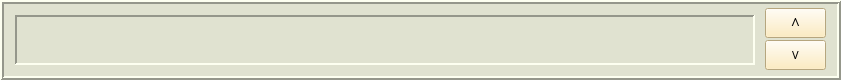
    <widget class="QFrame" name="H_frame1">
     <property name="geometry">
      <rect>
       <x>134</x>
       <y>20</y>
       <width>841</width>
       <height>80</height>
      </rect>
     </property>
     <property name="styleSheet">
      <string notr="true">background-color: rgb(224, 226, 208)</string>
     </property>
     <property name="frameShape">
      <enum>QFrame::Shape::Box</enum>
     </property>
     <property name="frameShadow">
      <enum>QFrame::Shadow::Raised</enum>
     </property>
     <property name="lineWidth">
      <number>2</number>
     </property>
     <widget class="QPushButton" name="H_upArrow">
      <property name="geometry">
       <rect>
        <x>765</x>
        <y>8</y>
        <width>61</width>
        <height>30</height>
       </rect>
      </property>
      <property name="palette">
       <palette>
        <active>
         <colorrole role="WindowText">
          <brush brushstyle="SolidPattern">
           <color alpha="255">
            <red>0</red>
            <green>0</green>
            <blue>0</blue>
           </color>
          </brush>
         </colorrole>
         <colorrole role="Button">
          <brush brushstyle="SolidPattern">
           <color alpha="255">
            <red>255</red>
            <green>233</green>
            <blue>176</blue>
           </color>
          </brush>
         </colorrole>
         <colorrole role="Text">
          <brush brushstyle="SolidPattern">
           <color alpha="255">
            <red>0</red>
            <green>0</green>
            <blue>0</blue>
           </color>
          </brush>
         </colorrole>
         <colorrole role="ButtonText">
          <brush brushstyle="SolidPattern">
           <color alpha="255">
            <red>0</red>
            <green>0</green>
            <blue>0</blue>
           </color>
          </brush>
         </colorrole>
         <colorrole role="Base">
          <brush brushstyle="SolidPattern">
           <color alpha="255">
            <red>255</red>
            <green>233</green>
            <blue>176</blue>
           </color>
          </brush>
         </colorrole>
         <colorrole role="Window">
          <brush brushstyle="SolidPattern">
           <color alpha="255">
            <red>255</red>
            <green>233</green>
            <blue>176</blue>
           </color>
          </brush>
         </colorrole>
         <colorrole role="Highlight">
          <brush brushstyle="SolidPattern">
           <color alpha="255">
            <red>31</red>
            <green>155</green>
            <blue>93</blue>
           </color>
          </brush>
         </colorrole>
         <colorrole role="PlaceholderText">
          <brush brushstyle="SolidPattern">
           <color alpha="128">
            <red>0</red>
            <green>0</green>
            <blue>0</blue>
           </color>
          </brush>
         </colorrole>
        </active>
        <inactive>
         <colorrole role="WindowText">
          <brush brushstyle="SolidPattern">
           <color alpha="255">
            <red>0</red>
            <green>0</green>
            <blue>0</blue>
           </color>
          </brush>
         </colorrole>
         <colorrole role="Button">
          <brush brushstyle="SolidPattern">
           <color alpha="255">
            <red>255</red>
            <green>233</green>
            <blue>176</blue>
           </color>
          </brush>
         </colorrole>
         <colorrole role="Text">
          <brush brushstyle="SolidPattern">
           <color alpha="255">
            <red>0</red>
            <green>0</green>
            <blue>0</blue>
           </color>
          </brush>
         </colorrole>
         <colorrole role="ButtonText">
          <brush brushstyle="SolidPattern">
           <color alpha="255">
            <red>0</red>
            <green>0</green>
            <blue>0</blue>
           </color>
          </brush>
         </colorrole>
         <colorrole role="Base">
          <brush brushstyle="SolidPattern">
           <color alpha="255">
            <red>255</red>
            <green>233</green>
            <blue>176</blue>
           </color>
          </brush>
         </colorrole>
         <colorrole role="Window">
          <brush brushstyle="SolidPattern">
           <color alpha="255">
            <red>255</red>
            <green>233</green>
            <blue>176</blue>
           </color>
          </brush>
         </colorrole>
         <colorrole role="Highlight">
          <brush brushstyle="SolidPattern">
           <color alpha="255">
            <red>31</red>
            <green>155</green>
            <blue>93</blue>
           </color>
          </brush>
         </colorrole>
         <colorrole role="PlaceholderText">
          <brush brushstyle="SolidPattern">
           <color alpha="128">
            <red>0</red>
            <green>0</green>
            <blue>0</blue>
           </color>
          </brush>
         </colorrole>
        </inactive>
        <disabled>
         <colorrole role="WindowText">
          <brush brushstyle="SolidPattern">
           <color alpha="255">
            <red>0</red>
            <green>0</green>
            <blue>0</blue>
           </color>
          </brush>
         </colorrole>
         <colorrole role="Button">
          <brush brushstyle="SolidPattern">
           <color alpha="255">
            <red>255</red>
            <green>233</green>
            <blue>176</blue>
           </color>
          </brush>
         </colorrole>
         <colorrole role="Text">
          <brush brushstyle="SolidPattern">
           <color alpha="255">
            <red>0</red>
            <green>0</green>
            <blue>0</blue>
           </color>
          </brush>
         </colorrole>
         <colorrole role="ButtonText">
          <brush brushstyle="SolidPattern">
           <color alpha="255">
            <red>0</red>
            <green>0</green>
            <blue>0</blue>
           </color>
          </brush>
         </colorrole>
         <colorrole role="Base">
          <brush brushstyle="SolidPattern">
           <color alpha="255">
            <red>255</red>
            <green>233</green>
            <blue>176</blue>
           </color>
          </brush>
         </colorrole>
         <colorrole role="Window">
          <brush brushstyle="SolidPattern">
           <color alpha="255">
            <red>255</red>
            <green>233</green>
            <blue>176</blue>
           </color>
          </brush>
         </colorrole>
         <colorrole role="Highlight">
          <brush brushstyle="SolidPattern">
           <color alpha="255">
            <red>31</red>
            <green>155</green>
            <blue>93</blue>
           </color>
          </brush>
         </colorrole>
         <colorrole role="PlaceholderText">
          <brush brushstyle="SolidPattern">
           <color alpha="128">
            <red>0</red>
            <green>0</green>
            <blue>0</blue>
           </color>
          </brush>
         </colorrole>
        </disabled>
       </palette>
      </property>
      <property name="font">
       <font>
        <family>Times New Roman</family>
        <pointsize>12</pointsize>
        <bold>true</bold>
       </font>
      </property>
      <property name="cursor">
       <cursorShape>PointingHandCursor</cursorShape>
      </property>
      <property name="styleSheet">
       <string notr="true">background-color: rgb(255, 233, 176)</string>
      </property>
      <property name="text">
       <string>^</string>
      </property>
     </widget>
     <widget class="QPushButton" name="H_downArrow">
      <property name="geometry">
       <rect>
        <x>765</x>
        <y>40</y>
        <width>61</width>
        <height>30</height>
       </rect>
      </property>
      <property name="palette">
       <palette>
        <active>
         <colorrole role="WindowText">
          <brush brushstyle="SolidPattern">
           <color alpha="255">
            <red>0</red>
            <green>0</green>
            <blue>0</blue>
           </color>
          </brush>
         </colorrole>
         <colorrole role="Button">
          <brush brushstyle="SolidPattern">
           <color alpha="255">
            <red>255</red>
            <green>233</green>
            <blue>176</blue>
           </color>
          </brush>
         </colorrole>
         <colorrole role="Text">
          <brush brushstyle="SolidPattern">
           <color alpha="255">
            <red>0</red>
            <green>0</green>
            <blue>0</blue>
           </color>
          </brush>
         </colorrole>
         <colorrole role="ButtonText">
          <brush brushstyle="SolidPattern">
           <color alpha="255">
            <red>0</red>
            <green>0</green>
            <blue>0</blue>
           </color>
          </brush>
         </colorrole>
         <colorrole role="Base">
          <brush brushstyle="SolidPattern">
           <color alpha="255">
            <red>255</red>
            <green>233</green>
            <blue>176</blue>
           </color>
          </brush>
         </colorrole>
         <colorrole role="Window">
          <brush brushstyle="SolidPattern">
           <color alpha="255">
            <red>255</red>
            <green>233</green>
            <blue>176</blue>
           </color>
          </brush>
         </colorrole>
         <colorrole role="Highlight">
          <brush brushstyle="SolidPattern">
           <color alpha="255">
            <red>31</red>
            <green>155</green>
            <blue>93</blue>
           </color>
          </brush>
         </colorrole>
         <colorrole role="PlaceholderText">
          <brush brushstyle="SolidPattern">
           <color alpha="128">
            <red>0</red>
            <green>0</green>
            <blue>0</blue>
           </color>
          </brush>
         </colorrole>
        </active>
        <inactive>
         <colorrole role="WindowText">
          <brush brushstyle="SolidPattern">
           <color alpha="255">
            <red>0</red>
            <green>0</green>
            <blue>0</blue>
           </color>
          </brush>
         </colorrole>
         <colorrole role="Button">
          <brush brushstyle="SolidPattern">
           <color alpha="255">
            <red>255</red>
            <green>233</green>
            <blue>176</blue>
           </color>
          </brush>
         </colorrole>
         <colorrole role="Text">
          <brush brushstyle="SolidPattern">
           <color alpha="255">
            <red>0</red>
            <green>0</green>
            <blue>0</blue>
           </color>
          </brush>
         </colorrole>
         <colorrole role="ButtonText">
          <brush brushstyle="SolidPattern">
           <color alpha="255">
            <red>0</red>
            <green>0</green>
            <blue>0</blue>
           </color>
          </brush>
         </colorrole>
         <colorrole role="Base">
          <brush brushstyle="SolidPattern">
           <color alpha="255">
            <red>255</red>
            <green>233</green>
            <blue>176</blue>
           </color>
          </brush>
         </colorrole>
         <colorrole role="Window">
          <brush brushstyle="SolidPattern">
           <color alpha="255">
            <red>255</red>
            <green>233</green>
            <blue>176</blue>
           </color>
          </brush>
         </colorrole>
         <colorrole role="Highlight">
          <brush brushstyle="SolidPattern">
           <color alpha="255">
            <red>31</red>
            <green>155</green>
            <blue>93</blue>
           </color>
          </brush>
         </colorrole>
         <colorrole role="PlaceholderText">
          <brush brushstyle="SolidPattern">
           <color alpha="128">
            <red>0</red>
            <green>0</green>
            <blue>0</blue>
           </color>
          </brush>
         </colorrole>
        </inactive>
        <disabled>
         <colorrole role="WindowText">
          <brush brushstyle="SolidPattern">
           <color alpha="255">
            <red>0</red>
            <green>0</green>
            <blue>0</blue>
           </color>
          </brush>
         </colorrole>
         <colorrole role="Button">
          <brush brushstyle="SolidPattern">
           <color alpha="255">
            <red>255</red>
            <green>233</green>
            <blue>176</blue>
           </color>
          </brush>
         </colorrole>
         <colorrole role="Text">
          <brush brushstyle="SolidPattern">
           <color alpha="255">
            <red>0</red>
            <green>0</green>
            <blue>0</blue>
           </color>
          </brush>
         </colorrole>
         <colorrole role="ButtonText">
          <brush brushstyle="SolidPattern">
           <color alpha="255">
            <red>0</red>
            <green>0</green>
            <blue>0</blue>
           </color>
          </brush>
         </colorrole>
         <colorrole role="Base">
          <brush brushstyle="SolidPattern">
           <color alpha="255">
            <red>255</red>
            <green>233</green>
            <blue>176</blue>
           </color>
          </brush>
         </colorrole>
         <colorrole role="Window">
          <brush brushstyle="SolidPattern">
           <color alpha="255">
            <red>255</red>
            <green>233</green>
            <blue>176</blue>
           </color>
          </brush>
         </colorrole>
         <colorrole role="Highlight">
          <brush brushstyle="SolidPattern">
           <color alpha="255">
            <red>31</red>
            <green>155</green>
            <blue>93</blue>
           </color>
          </brush>
         </colorrole>
         <colorrole role="PlaceholderText">
          <brush brushstyle="SolidPattern">
           <color alpha="128">
            <red>0</red>
            <green>0</green>
            <blue>0</blue>
           </color>
          </brush>
         </colorrole>
        </disabled>
       </palette>
      </property>
      <property name="font">
       <font>
        <family>Source Code Pro Medium</family>
        <pointsize>8</pointsize>
        <bold>false</bold>
       </font>
      </property>
      <property name="cursor">
       <cursorShape>PointingHandCursor</cursorShape>
      </property>
      <property name="styleSheet">
       <string notr="true">background-color: rgb(255, 233, 176)</string>
      </property>
      <property name="text">
       <string>V</string>
      </property>
     </widget>
     <widget class="QLabel" name="H_habitName">
      <property name="geometry">
       <rect>
        <x>15</x>
        <y>15</y>
        <width>740</width>
        <height>50</height>
       </rect>
      </property>
      <property name="font">
       <font>
        <family>Times New Roman</family>
        <pointsize>22</pointsize>
       </font>
      </property>
      <property name="frameShape">
       <enum>QFrame::Shape::Panel</enum>
      </property>
      <property name="frameShadow">
       <enum>QFrame::Shadow::Sunken</enum>
      </property>
      <property name="lineWidth">
       <number>2</number>
      </property>
      <property name="text">
       <string>&lt;habit name&gt;</string>
      </property>
      <property name="alignment">
       <set>Qt::AlignmentFlag::AlignCenter</set>
      </property>
     </widget>
    </widget>
